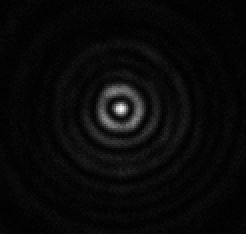
#> input picture miscs/S6_19.99um_sol1.tiff, 123 x 117 px (shown 2 times larger)
$ python plot_center.py S6_19.99um_sol1.tiff
#> lines starting #> are read from the running program, lines starting #| are printed output that depends on the picture; long printed decimals are rounded
import sys
import os
import cv2
import matplotlib.pyplot as plt
from matplotlib import cm
import numpy as np
from scipy.optimize import curve_fit, OptimizeWarning
import math
import warnings

from matplotlib.ticker import FormatStrFormatter
import matplotlib.style as mplstyle

# To fit with Gaussian distribution
def gaussian(x, a, x0, sigma, offset):
    return a * np.exp(-(x - x0) ** 2 / (2 * sigma ** 2)) + offset

# Curve fitting
def get_middle_distance(frame_line_x, frame_line, forced=False, manual_mean=None):
    a0 = np.max(frame_line) - np.min(frame_line)
    offset0 = np.min(frame_line)
    n = sum(frame_line)

    with warnings.catch_warnings():
        warnings.filterwarnings('error')
        try:
            scale_factor = a0
            if forced:
                if manual_mean is None:
                    mean0_idx = np.average(np.where(frame_line == np.max(frame_line))) + 0.5
                    mean0 = frame_line_x[int(mean0_idx)]
                else:
                    mean0 = manual_mean
                    a0 = frame_line[mean0] - np.min(frame_line)

                sigma_left_idx = 0
                sigma_left = 0
                for i in range(int(mean0_idx)-4, 2, -1):
                    if frame_line[i - 2] > frame_line[i - 1] > frame_line[i]:  # and \
                        # frame_line[i + 2] > frame_line[i + 1] > frame_line[i]:
                        sigma_left = frame_line_x[i]
                        sigma_left_idx = i
                        break

                sigma_right_idx = len(frame_line_x)-1
                sigma_right = frame_line_x[-1]
                for i in range(int(mean0_idx)+4, len(frame_line_x)-2):
                    if frame_line[i + 2] > frame_line[i + 1] > frame_line[i]:  # and
                        # frame_line[i - 2] > frame_line[i - 1] > frame_line[i]:
                        sigma_right = frame_line_x[i]
                        sigma_right_idx = i
                        break

                sigma0 = math.sqrt(np.sum(frame_line[sigma_left_idx:sigma_right_idx] / scale_factor *
                                          (frame_line_x[sigma_left_idx:sigma_right_idx] - mean0) ** 2) /
                                   (sigma_right-sigma_left))

                frame_line_x_s = frame_line_x[sigma_left_idx:sigma_right_idx]
                frame_line_s = frame_line[sigma_left_idx:sigma_right_idx]

                popt, pcov = curve_fit(gaussian, frame_line_x_s, frame_line_s,
                                       p0=[a0, mean0, sigma0, offset0],
                                       bounds=([a0 - 0.00001, mean0 - 0.2*np.max(frame_line_x), -np.inf, offset0 - 0.00001],
                                               [a0 + 0.00001, mean0 + 0.2*np.max(frame_line_x), +np.inf, offset0 + 0.00001]),
                                       maxfev=2000)
            else:
                if manual_mean is None:
                    mean0 = sum(frame_line * frame_line_x) / n
                else:
                    mean0 = manual_mean
                    a0 = frame_line[mean0] - np.min(frame_line)

                sigma0 = math.sqrt(np.sum(frame_line / scale_factor * (frame_line_x - mean0) ** 2) / len(frame_line))

                popt, pcov = curve_fit(gaussian, frame_line_x, frame_line,
                                       p0=[a0, mean0, sigma0, offset0],
                                       bounds=([a0 - 0.00001, mean0 - 0.2*np.max(frame_line_x), -np.inf, offset0 - 0.00001],
                                               [a0 + 0.00001, mean0 + 0.2*np.max(frame_line_x), +np.inf, offset0 + 0.00001]),
                                       maxfev=2000)

            a, mean, sigma, offset = popt

            mid_left = mean - np.sqrt(2*np.log(2)) * sigma
            mid_right = mean + np.sqrt(2*np.log(2)) * sigma

            return mid_left, mid_right, popt
        except (ValueError, RuntimeError, OptimizeWarning, RuntimeWarning, RuntimeError) as e:
            # print(e)
            return None, None, None


plt.rcParams.update({
    #"text.usetex": True,
    "font.size": 12,
    "font.weight": "bold",
    "axes.labelweight": "bold",
    #"font.family": "sans-serif",
    #"font.sans-serif": ["Helvetica"]
})

img_data = cv2.imread(sys.argv[1], cv2.IMREAD_GRAYSCALE)
#> img_data is the input picture: shape (117, 123); min 0, max 253, mean 9.4
img_height, img_width = img_data.shape[:2]
#> img_height = 117; img_width = 123

print(f"Image width={img_width}, height={img_height}")
#| Image width=123, height=117

pixel_size=0.03333 #um

max_temp = np.max(img_data)
#> max_temp = 253
max_temp_locs = np.where(img_data == max_temp)
#> max_temp_locs = ([54], [60])
max_temp_center_y, max_temp_center_x = (int(np.average(max_temp_locs[0])+0.5), int(np.average(max_temp_locs[1])+0.5))
#> max_temp_center_y = 54; max_temp_center_x = 60
print(f"Hotspot detected at x={max_temp_center_x}, y={max_temp_center_y}")
#| Hotspot detected at x=60, y=54

ans = input("Clip image? [y/N]")
#> the answer given: y
if ans.lower().startswith("y"):
    clip_hw_limit = min(max_temp_center_x, img_width-1-max_temp_center_x)
#> clip_hw_limit = 60
    clip_hh_limit = min(max_temp_center_y, img_height-1-max_temp_center_y)
#> clip_hh_limit = 54
    width_clipped=int(input(f"New half image width (left/right to center) in pixels <= {clip_hw_limit}: "))
#> the answer given: 100
#> width_clipped = 100
    width_clipped=max(8, min(width_clipped, clip_hw_limit))
#> width_clipped = 60
    print(f"Image width clipped to {width_clipped*2+1}")
#| Image width clipped to 121

    height_clipped=int(input(f"New image height (top/bottom to center) in pixels <= {clip_hh_limit}: "))
#> the answer given: 100
#> height_clipped = 100
    height_clipped=max(8, min(height_clipped, img_height))
    print(f"Image width clipped to {height_clipped*2+1}")
#| Image width clipped to 201

    clip_left = max_temp_center_x - width_clipped
#> clip_left = 0
    clip_right = max_temp_center_x + width_clipped
#> clip_right = 120
    clip_top = max_temp_center_y - height_clipped
#> clip_top = -46
    clip_bottom = max_temp_center_y + height_clipped
#> clip_bottom = 154

    img_data = img_data[clip_top:clip_bottom+1, clip_left:clip_right+1]
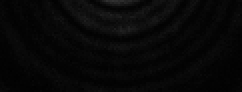
#> img_data: shape (46, 121) (shown 2 times larger); min 1, max 49, mean 7.3
    img_height, img_width = img_data.shape[:2]
#> img_height = 46; img_width = 121
    print(f"Clipped image width={img_width}, height={img_height}")
#| Clipped image width=121, height=46

    max_temp = np.max(img_data)
#> max_temp = 49
    max_temp_locs = np.where(img_data == max_temp)
#> max_temp_locs = ([0], [56])
    max_temp_center_y, max_temp_center_x = (int(np.average(max_temp_locs[0])+0.5), int(np.average(max_temp_locs[1])+0.5))
#> max_temp_center_y = 0; max_temp_center_x = 56
    print(f"Hotspot detected at x={max_temp_center_x}, y={max_temp_center_y}")
#| Hotspot detected at x=56, y=0


img_top = -max_temp_center_y * pixel_size
#> img_top = 0
img_bottom = (img_height-1 - max_temp_center_y) * pixel_size
#> img_bottom = 1.5

img_left = -max_temp_center_x * pixel_size
#> img_left = -1.87
img_right = (img_width-1 - max_temp_center_x) * pixel_size
#> img_right = 2.13

print(f"Image data loaded, center in {max_temp_center_x},{max_temp_center_y}")
#| Image data loaded, center in 56,0

fig_main = plt.figure("To Center")

fig_x_prof = plt.figure("X profile")
fig_y_prof = plt.figure("Y profile")

ax_main = fig_main.add_subplot(111)
ax_x_prof = fig_x_prof.add_subplot(111)
ax_y_prof = fig_y_prof.add_subplot(111)

ax_main.imshow(img_data, cmap='hot', extent=[img_left, img_right, img_bottom, img_top])
# Change main figure x/y label, can use latex
ax_main.set_xlabel('x ($\mu m$)')
ax_main.set_ylabel('y ($\mu m$)')

x_prof_line = np.linspace(img_left, img_right, num=img_width)
#> x_prof_line = 121 values from -1.87 to 2.13
x_prof_values = img_data[max_temp_center_y, :]
#> x_prof_values = 121 values, max 49 at index 56, min 2 at index 26, mean 13.57
x_prof_values_unit = (x_prof_values - np.min(x_prof_values))/(np.max(x_prof_values) - np.min(x_prof_values))
#> x_prof_values_unit = 121 values, max 1 at index 56, min 0 at index 26, mean 0.246

x_mid_l, x_mid_r, x_popt = get_middle_distance(x_prof_line, x_prof_values_unit)
#> in get_middle_distance, `a0 = np.max(frame_line) - np.min(frame_line)`: a0 = 1
#> in get_middle_distance, `offset0 = np.min(frame_line)`: offset0 = 0
#> in get_middle_distance, `n = sum(frame_line)`: n = 29.79
#> in get_middle_distance, `scale_factor = a0`: scale_factor = 1
#> in get_middle_distance, `mean0 = sum(frame_line * frame_line_x) / n`: mean0 = 0.186
#> in get_middle_distance, `sigma0 = math.sqrt(np.sum(frame_line / scale_factor * (frame_line_x - ..`: sigma0 = 0.383
#> in get_middle_distance, `popt, pcov = curve_fit(gaussian, frame_line_x, frame_line, p0=[a0, mea..`: popt = [1, 0.0841, 0.248, 1e-05]; pcov = [[0.00343, 3.12e-11, -0.00045, -0.000248], [3.12e-11, 0.000266, -7.75e-12, 8.18e-14], [-0.00045, -7.75e-12, 0.000309, -0.000123], [-0.000248, 8.18e-14, -0.000123, 0.00035]]
#> in get_middle_distance, `a, mean, sigma, offset = popt`: a = 1; mean = 0.0841; sigma = 0.248; offset = 1e-05
#> in get_middle_distance, `mid_left = mean - np.sqrt(2*np.log(2)) * sigma`: mid_left = -0.207
#> in get_middle_distance, `mid_right = mean + np.sqrt(2*np.log(2)) * sigma`: mid_right = 0.376
#> x_mid_l = -0.207; x_mid_r = 0.376; x_popt = [1, 0.0841, 0.248, 1e-05]
print(f"X profile fitting: a, mean, sigma, offset={x_popt}, x_mid_l={x_mid_l}, x_mid_r={x_mid_r}")
#| X profile fitting: a, mean, sigma, offset=[9.99990000e-01 8.41377321e-02 2.47612485e-01 1.00000000e-05], x_mid_l=-0.2074, x_mid_r=0.3757
# recalculate
#x_prof_rec = gaussian((x_mid_l, x_mid_r), *x_popt)
#print(f"X profile gaussian recalculate: {x_prof_rec}")

y_prof_line = np.linspace(img_top, img_bottom, num=img_height)
#> y_prof_line = 46 values from 0 to 1.5
y_prof_values = img_data[:, max_temp_center_x]
#> y_prof_values = 46 values, max 49 at index 0, min 3 at index 33, mean 10.65
y_prof_values_unit = (y_prof_values - np.min(y_prof_values))/(np.max(y_prof_values) - np.min(y_prof_values))
#> y_prof_values_unit = 46 values, max 1 at index 0, min 0 at index 33, mean 0.166

y_mid_l, y_mid_r, y_popt = get_middle_distance(y_prof_line, y_prof_values_unit)
#> y_mid_l = 0.268; y_mid_r = 0.296; y_popt = [1, 0.282, 0.0118, 1e-05]
print(f"Y profile fitting: a, mean, sigma, offset={y_popt}, y_mid_l={y_mid_l}, y_mid_r={y_mid_r}")
#| Y profile fitting: a, mean, sigma, offset=[9.99990000e-01 2.82315398e-01 1.18108434e-02 1.00000000e-05], y_mid_l=0.2684, y_mid_r=0.2962
# recalculate
#y_prof_rec = gaussian((y_mid_l, y_mid_r), *y_popt)
#print(f"Y profile gaussian recalculate: {y_prof_rec}")

# plot use uniformed values
ax_x_prof.plot(x_prof_line, x_prof_values_unit)

# Add fitted plot for x profile
x_fit_line = np.linspace(img_left, img_right, num=1000)
#> x_fit_line = 1000 values from -1.87 to 2.13
x_fit_values = gaussian(x_fit_line, *x_popt)
#> x_fit_values = 1000 values, max 1 at index 487, min 1e-05 at index 999, mean 0.155

# Plot also the fitted line in dash
ax_x_prof.plot(x_fit_line, x_fit_values, '--')

ax_x_prof.annotate("", xy=(x_mid_l, 0.5), xycoords='data', xytext=(x_mid_r, 0.5), textcoords='data',
                  arrowprops=dict(arrowstyle="<->", color="red", shrinkA=0.05, shrinkB=0.05),)
ax_x_prof.text(x_mid_r*1.2, 0.5, f"$FWHM_{{x}}={x_mid_r-x_mid_l:.2f}\mu m$", color='red')

ax_x_prof.set_xlim(img_left, img_right)
ax_x_prof.set_ylim(0, 1)
ax_x_prof.set_xlabel('$x/$')


ax_y_prof.plot(y_prof_line, y_prof_values_unit)

# Add fitted plot for y profile
y_fit_line = np.linspace(img_bottom, img_top, num=1000)
y_fit_values = gaussian(y_fit_line, *y_popt)
#> y_fit_values = 1000 values, max 1 at index 811, min 1e-05 at index 0, mean 0.0197

# Plot also the fitted line in dash
ax_y_prof.plot(y_fit_line, y_fit_values, '--')

ax_y_prof.annotate("", xy=(y_mid_l, 0.5), xycoords='data', xytext=(y_mid_r, 0.5), textcoords='data',
                  arrowprops=dict(arrowstyle="<->", color="red", shrinkA=0.05, shrinkB=0.05),)
ax_y_prof.text(y_mid_r*1.2, 0.5, f"$FWHM_{{x,y}}={y_mid_r-y_mid_l:.2f}\mu m$", color='red')

ax_y_prof.set_xlim(img_top, img_bottom)
ax_y_prof.set_ylim(0, 1)
ax_y_prof.set_xlabel('$x,y$')

plt.show()
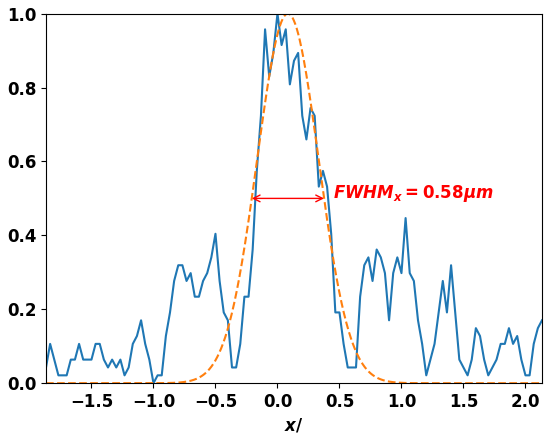
#> figure drawn by matplotlib, 1 panel; curve peaks at x = 0, y = 1; curve peaks at x = 0.0833, y = 1
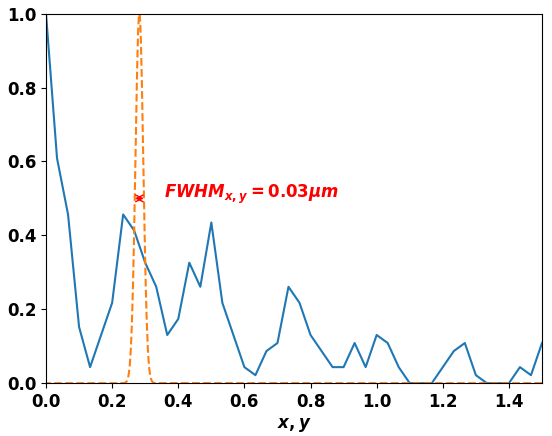
#> figure drawn by matplotlib, 1 panel; curve peaks at x = 0, y = 1
